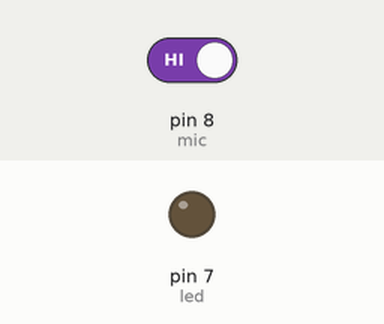
This sketch was run on a simulated Arduino Uno, built with avr-gcc and run on an emulated ATmega328P. Shown: output pins drawn as LEDs (lit = HIGH). Inputs (shaded band) come from the test bench; at power-on: pin 8 (mic) HIGH.

Above: at 1.2 s.
1.3 s: pin 8 (mic) driven LOW
At 2.5 s:
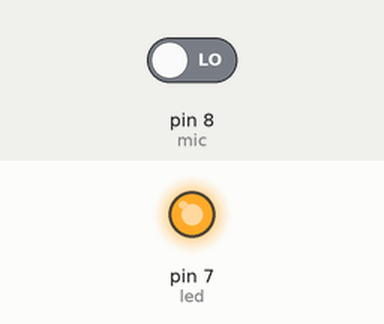
2.8 s: pin 8 (mic) driven HIGH
At 3.7 s:
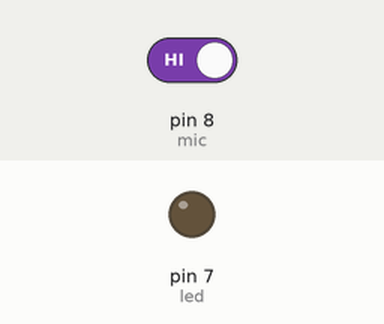
Timing chart, 0 to 5.8 s (numbered marks = the images above; inputs shaded):
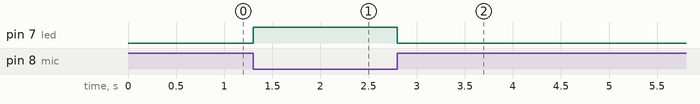

Measured:
- after the input at 1.3 s, pin 7 (led): LOW → HIGH at once
- after the input at 2.8 s, pin 7 (led): HIGH → LOW at once

The sketch:

MIC_single_LED.ino
```cpp
int led = 7;
int mic = 8;
bool sig = 0;

void setup() {
  pinMode(mic, INPUT);
  pinMode(led, OUTPUT);

}

void loop() {
  sig = digitalRead(mic);

  if(sig==0){
    digitalWrite(led, HIGH);
  }else{
    digitalWrite(led, LOW);
  }

}
```
